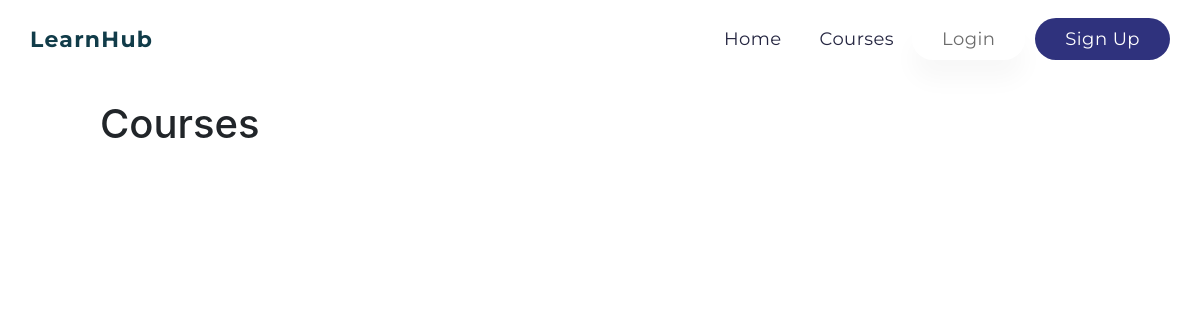
/careers/, run on an earlier commit of the app's database.
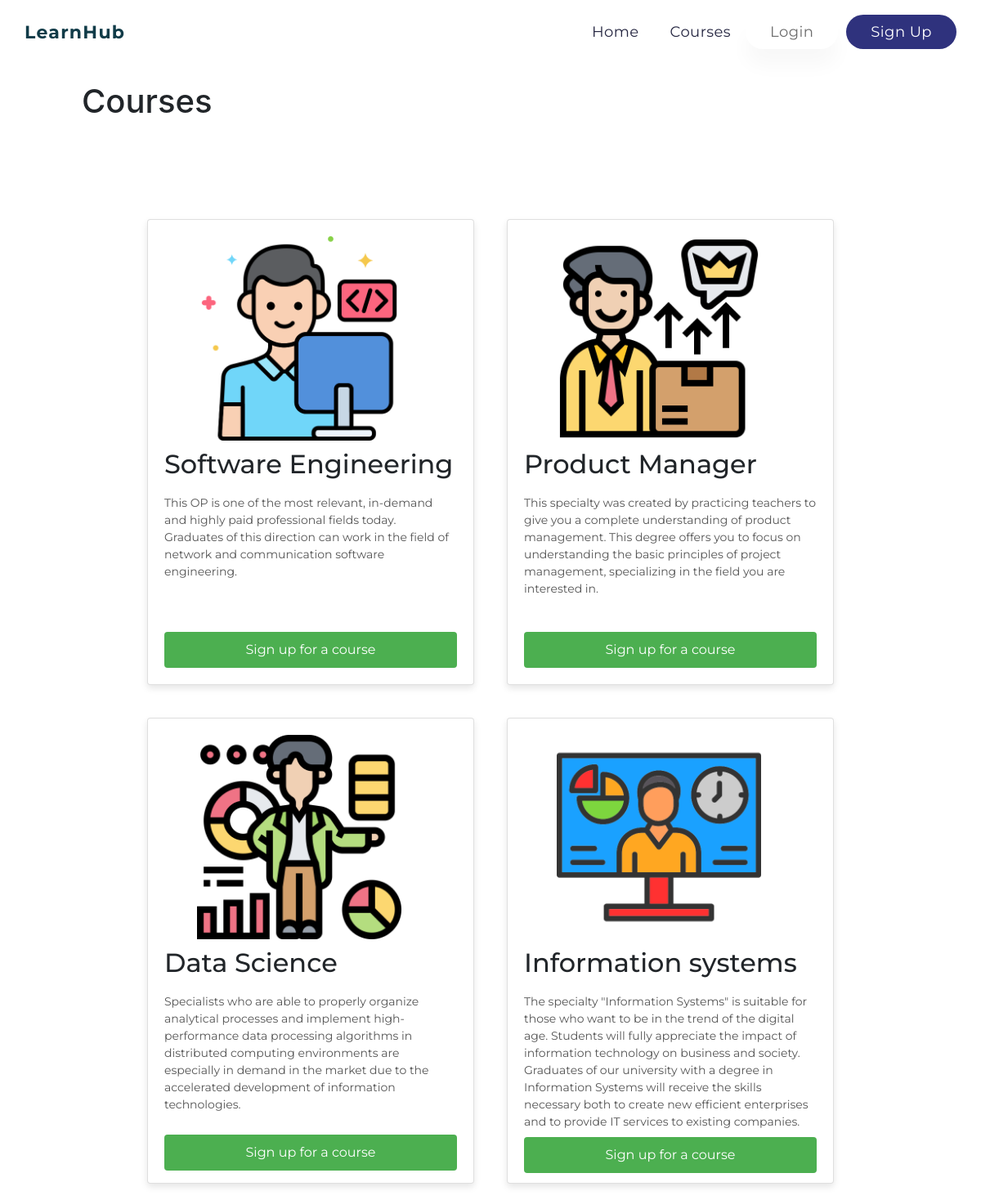
And on a later commit of the database.
### project/models.py (models this page shows, shortened)
class Blog(models.Model):
    title = models.CharField(null=False, max_length=255)
    description = models.TextField(null=False, blank=True, default='')
    image = models.ImageField(upload_to='images')
    created_at = models.DateTimeField(auto_now_add=True)
    updated_at = models.DateTimeField(auto_now=True)
    views = models.PositiveIntegerField(default=0)
    class Meta:
        verbose_name = 'Blog'
        verbose_name_plural = 'Blogs'

### project/views.py (the view)
# urls.py: path('careers/', views.careers_page, name='careers'),
def careers_page(request ):
    courses = Blog.objects.all()
    return render(request, 'project/careers.html', {'courses': courses})

### project/templates/project/careers.html
{% extends 'base.html' %}
{% load static %}
{% block content %}
    <h1 style="margin: 100px;">Courses</h1>
    <div class="cards">
        {% for course in courses %}
        <div class="card">
            <img src="{{ course.image.url }}" alt="" >
            <h2>{{course.title}}</h2>
            <p>{{course.description}}</p>
            <a href="/project/{{ course.id }}" class="enroll-button">Sign up for a course</a>
        </div>
        {% endfor %}
    </div>
{% endblock %}

### templates/base.html (shortened to what this page needs)
{% load static %}
<html>
    <head>
        <link href="{% static 'css/style.css' %}" rel="stylesheet" />
        <link rel="stylesheet" href="https://cdn.jsdelivr.net/npm/bootstrap@4.0.0/dist/css/bootstrap.min.css">
        <link rel="stylesheet" href="https://cdnjs.cloudflare.com/ajax/libs/font-awesome/6.0.0/css/all.min.css">
    </head>
    <body style="position:relative;">
        <nav id="header">
          <div class="container main-menu">
              <div class="row align-items-center justify-content-between d-flex">
                  <a href="#" style="text-decoration: none;color: #113C49;font-size: 22px;font-style: normal;font-weight: 700;line-height: normal;letter-spacing: 1.28px;">LearnHub</a>
                  <nav id="nav-menu-container">
                      <ul class="nav-menu">
                        <li><a href="#" style="text-decoration: none;">Home</a></li>
                        <li><a href="careers/" style="text-decoration: none;">Courses</a></li>
                        {% if user.is_authenticated %}
                        <li><a href="#" style="text-decoration: none;"><i class="fa fa-user"></i>&nbsp;{{ user.username }}</a></li>
                            <li><a href="auth/logout" style="text-decoration: none;">Log Out</a></li>
                        {% else %}
                            <li><a href="auth/login" style="display: block; padding: 10px 30px; color: #6C6C6C; border-radius: 80px; background: #FFF; box-shadow: 0px 20px 24px 0px rgba(0, 0, 0, 0.03); ">Login</a></li>
                            <li><a href="auth/register" style="display: block; padding: 10px 30px; border-radius: 80px; background: #2F327D; color: #fff;">Sign Up</a></li>
                        {% endif %}
                      </ul>
                  </nav>
              </div>
          </div>
        </nav>
        {% block content %}
        {% endblock %}
    </body>
</html>

### static/css/style.css (style rules this page uses)
* { margin: 0; padding: 0; font-family: 'Montserrat', sans-serif; }
*, *::before, *::after { box-sizing: border-box; }
.align-items-center { align-items: center !important; }
.justify-content-between { justify-content: space-between !important; }
.d-flex { display: flex !important; }
article, aside, dialog, figcaption, figure, footer, header, hgroup, main, nav, section { display: block; }
.row { display: flex; flex-wrap: wrap; margin-right: -15px; margin-left: -15px; }
h1, h2, h3, h4, h5, h6 { line-height: 1.2em !important; }
.container { width: 100%; padding-right: 15px; padding-left: 15px; margin-right: auto; margin-left: auto; }
#header { padding: 0px 0px 24px 0px; position: fixed; left: 0; top: 0; right: 0; transition: all 0.5s; z-index: 997; }
.main-menu { position: absolute; margin-left: auto; margin-right: auto; left: 0; right: 0; padding: 18px 35px; -webkit-transition: all 0.3s ease 0s; -moz-transition: all 0.3s ease 0s; -o-transition: all 0.3s ease 0s; transition: all 0.3s ease 0s; }
.nav-menu, .nav-menu * { margin: 0; padding: 0; list-style: none; }
.nav-menu > li { margin-left: 10px; }
.nav-menu > li { float: left; }
.nav-menu li { position: relative; white-space: nowrap; }
.nav-menu a { color: #252641; font-size: 18px; font-style: normal; font-weight: 400; line-height: normal; letter-spacing: 0.44px; padding: 10px 8px 0px 20px; display: inline-block; outline: none; }
.cards { display: flex; flex-wrap: wrap; justify-content: center; align-items: center; }
.card { width: 400px; height: 570px; border: 1px solid #ccc; border-radius: 8px; margin: 20px; padding: 20px; box-shadow: 0 4px 8px rgba(0, 0, 0, 0.1); }
.card img { width:250px; object-fit: cover; margin-left: 40px; }
.card h2 { margin-top: 10px; }
.card p { margin-top: 10px; font-size: 14px; color: #555; height: 150px; }
.enroll-button { display: block; width: 100%; padding: 10px; background-color: #4CAF50; color: white; text-align: center; text-decoration: none; border: none; border-radius: 4px; cursor: pointer; font-size: 16px; margin-top: 10px; }

What changed in the data, as far as the page shows it:
added Blog: image (picture), title "Software Engineering", description "This OP is one of the most relevant, in-demand and highly paid professional fields today. Graduates of this direction can work in the field of network and communication software engineering."
added Blog: image (picture), title "Product Manager", description "This specialty was created by practicing teachers to give you a complete understanding of product management. This degree offers you to focus on understanding the basic principles of project management, specializing in the field you are interested in."
added Blog: image (picture), title "Data Science", description "Specialists who are able to properly organize analytical processes and implement high-performance data processing algorithms in distributed computing environments are especially in demand in the market due to the accelerated development of information technologies."
added Blog: image (picture), title "Information systems", description "The specialty \"Information Systems\" is suitable for those who want to be in the trend of the digital age. Students will fully appreciate the impact of information technology on business and society. Graduates of our university with a degree in Information Systems will receive the skills necessary both to create new efficient enterprises and to provide IT services to existing companies."
